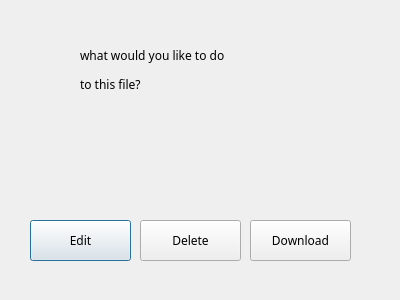
<?xml version="1.0" encoding="UTF-8"?>
<ui version="4.0">
 <class>EditDialog</class>
 <widget class="QDialog" name="EditDialog">
  <property name="geometry">
   <rect>
    <x>0</x>
    <y>0</y>
    <width>400</width>
    <height>300</height>
   </rect>
  </property>
  <property name="windowTitle">
   <string>Dialog</string>
  </property>
  <widget class="QLabel" name="label">
   <property name="geometry">
    <rect>
     <x>80</x>
     <y>20</y>
     <width>231</width>
     <height>101</height>
    </rect>
   </property>
   <property name="font">
    <font>
     <family>Bungee Inline</family>
     <pointsize>9</pointsize>
    </font>
   </property>
   <property name="text">
    <string>&lt;html&gt;&lt;head/&gt;&lt;body&gt;&lt;p&gt;what would you like to do &lt;/p&gt;&lt;p&gt;to this file?&lt;/p&gt;&lt;/body&gt;&lt;/html&gt;</string>
   </property>
  </widget>
  <widget class="QPushButton" name="EditButton">
   <property name="geometry">
    <rect>
     <x>30</x>
     <y>220</y>
     <width>101</width>
     <height>41</height>
    </rect>
   </property>
   <property name="font">
    <font>
     <family>Bungee Inline</family>
     <pointsize>9</pointsize>
    </font>
   </property>
   <property name="text">
    <string>Edit</string>
   </property>
  </widget>
  <widget class="QPushButton" name="DeleteButton">
   <property name="geometry">
    <rect>
     <x>140</x>
     <y>220</y>
     <width>101</width>
     <height>41</height>
    </rect>
   </property>
   <property name="font">
    <font>
     <family>Bungee Inline</family>
     <pointsize>9</pointsize>
    </font>
   </property>
   <property name="text">
    <string>Delete</string>
   </property>
  </widget>
  <widget class="QPushButton" name="DownloadButton">
   <property name="geometry">
    <rect>
     <x>250</x>
     <y>220</y>
     <width>101</width>
     <height>41</height>
    </rect>
   </property>
   <property name="font">
    <font>
     <family>Bungee Inline</family>
     <pointsize>9</pointsize>
    </font>
   </property>
   <property name="text">
    <string>Download</string>
   </property>
  </widget>
 </widget>
 <resources/>
 <connections/>
</ui>
